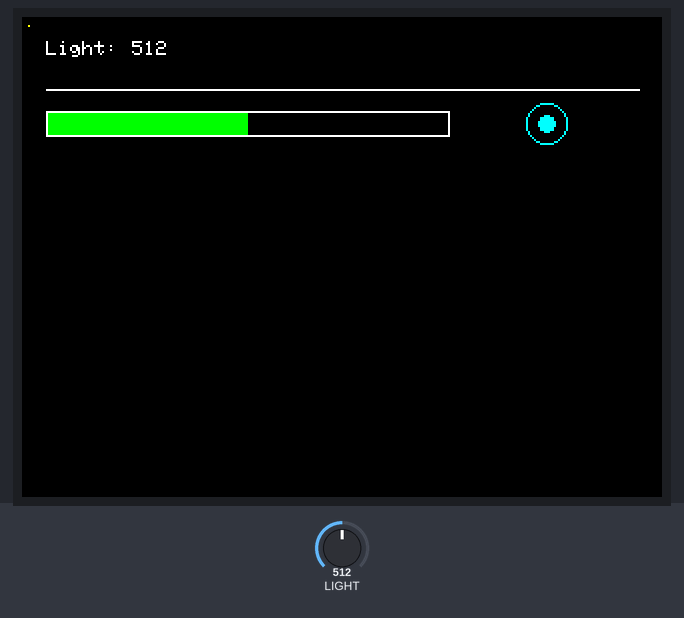
A sketch run on a simulated Seeed Wio Terminal. On the bench: 320×240 colour display. The test bench sets the inputs (shaded band); at power-on: LIGHT = 512.

Above: at 1.4 s.
1.5 s: LIGHT set to 716
At 2.7 s:
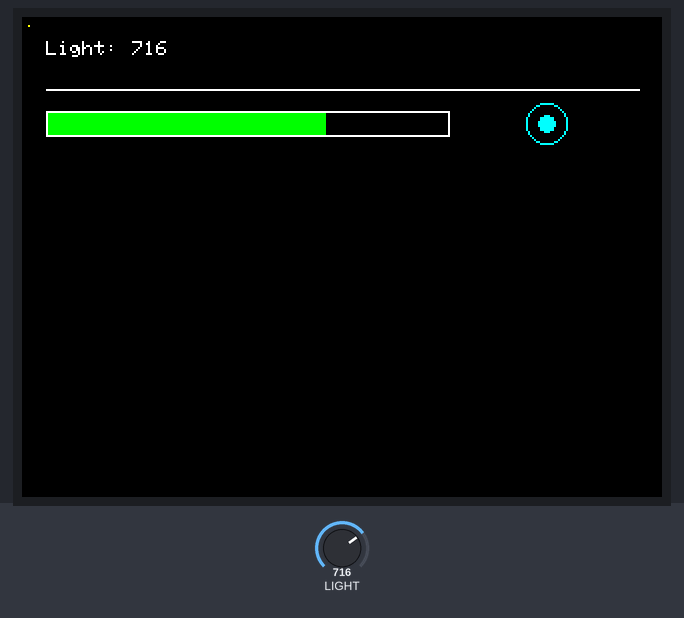
3.0 s: LIGHT set to 900
At 4.2 s:
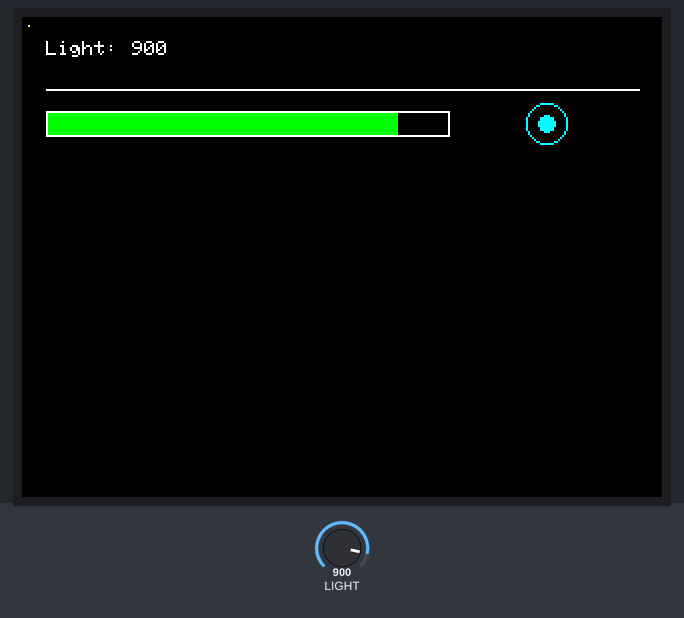
4.5 s: LIGHT set to 1023
At 5.6 s:
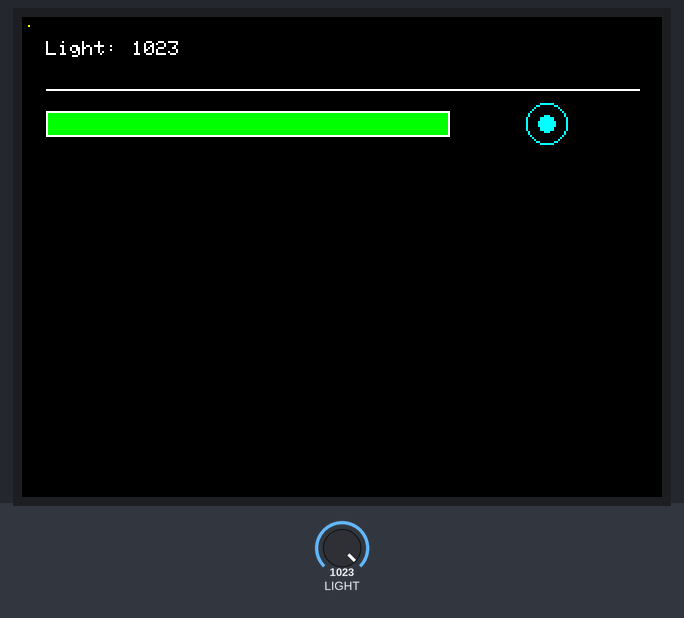
Timing chart, 0 to 7.5 s (numbered marks = the images above; inputs shaded):
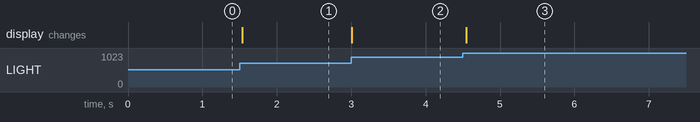

The sketch:

lcd-lesson.ino
```cpp
#include <TFT_eSPI.h>

TFT_eSPI display = TFT_eSPI();

void setup() {
  pinMode(WIO_LIGHT, INPUT);
  display.init();
  display.setRotation(3);
  display.fillScreen(TFT_BLACK);
  display.setTextColor(TFT_WHITE, TFT_BLACK);
  display.drawString("Light:", 12, 12);
  display.drawPixel(3, 4, TFT_YELLOW);
  display.drawLine(12, 36, display.width() - 12, 36, TFT_WHITE);
  display.drawRect(12, 47, 202, 13, TFT_WHITE);
  display.drawCircle(262, 53, 10, TFT_CYAN);
  display.fillCircle(262, 53, 4, TFT_CYAN);
}

void loop() {
  int value = analogRead(WIO_LIGHT);
  int width = meterWidth(value);
  display.fillRect(55, 12, 40, 8, TFT_BLACK);
  display.drawNumber(value, 55, 12);
  display.fillRect(13, 48, 200, 11, TFT_BLACK);
  display.fillRect(13, 48, width, 11, display.color565(0, 255, 0));
  delay(50);
}

int meterWidth(int value) {
  return constrain(map(value, 0, 1023, 0, 200), 0, 200);
}
```

Measured:
- after the input at 1.5 s, the display: changes at once (image 1)
- after the input at 3.0 s, the display: changes at once (image 2)
- after the input at 4.5 s, the display: changes after 0.05 s (image 3)
